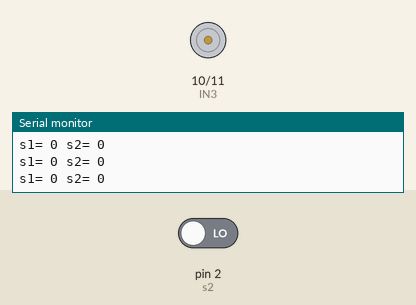
Simulated run of this sketch. Board: Arduino Uno, built with avr-gcc and run on an emulated ATmega328P. Shown: motor-driver pin pairs drawn as motors (green arrow = first pin HIGH = forward, orange = second pin HIGH = backward, longer = more drive, scaled by the enable pin), the last lines printed to the serial monitor. The inputs (shaded band) are chosen by the test bench; at power-on: pin 2 (s2) LOW.

Above: at 1.2 s.
1.3 s: pin 2 (s2) driven HIGH
At 1.8 s:
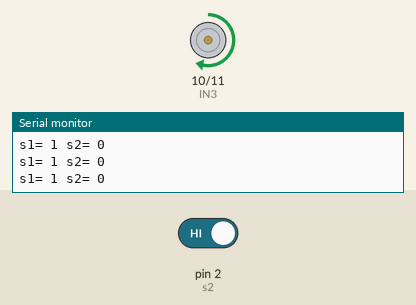
Timing chart, 0 to 4.3 s (numbered marks = the images above; inputs shaded):
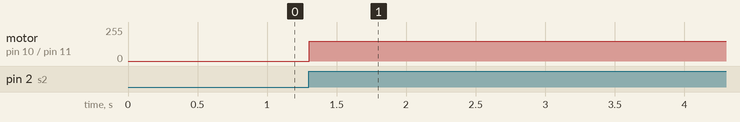

Measured:
- after the input at 1.3 s, motor on pin 10 (IN3) / pin 11 (IN4): stopped → forward 150/255 at once

The sketch:

RED-Machine.ino
```cpp
int ENB = 9;
int IN3 = 10;
int IN4 = 11;

int s2 = 2;
int s3 = 3;
boolean sens2,sens3;

void setup() {
  pinMode(ENB, OUTPUT);
  pinMode(IN3, OUTPUT);
  pinMode(IN4, OUTPUT);
  pinMode(s2, INPUT);
  pinMode(s3, INPUT);
  Serial.begin(9600);

}

void loop() {
 sens2 = digitalRead(s2);
 /*sens3 = digitalRead(s3);*/

 if(sens2){
  digitalWrite(IN3, HIGH);
  digitalWrite(IN4, LOW);
  analogWrite(ENB, 150);
 } else {
  digitalWrite(IN3, LOW);
  digitalWrite(IN4, LOW);
  analogWrite(ENB, LOW);
 }

  Serial.print("s1= ");
  Serial.print(sens2);
  Serial.print(" s2= ");
  Serial.println(sens3);
  delay(100);
}
```
